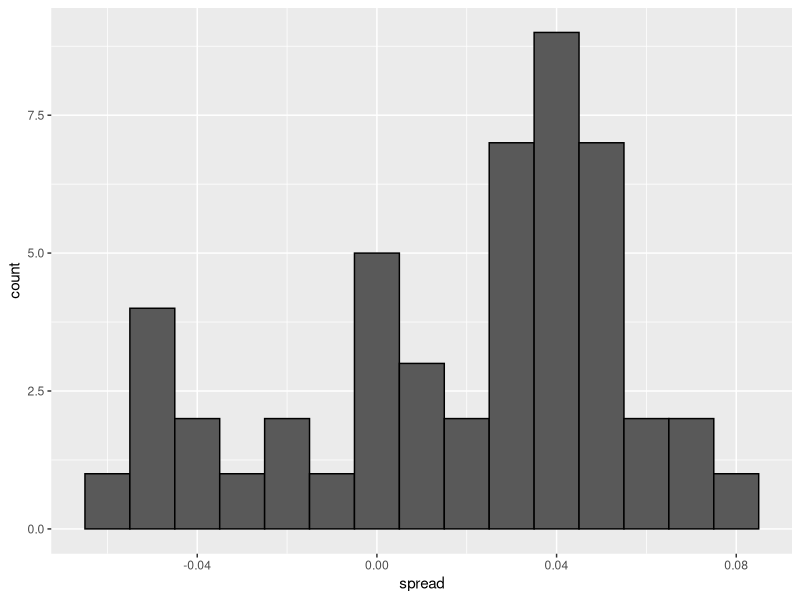
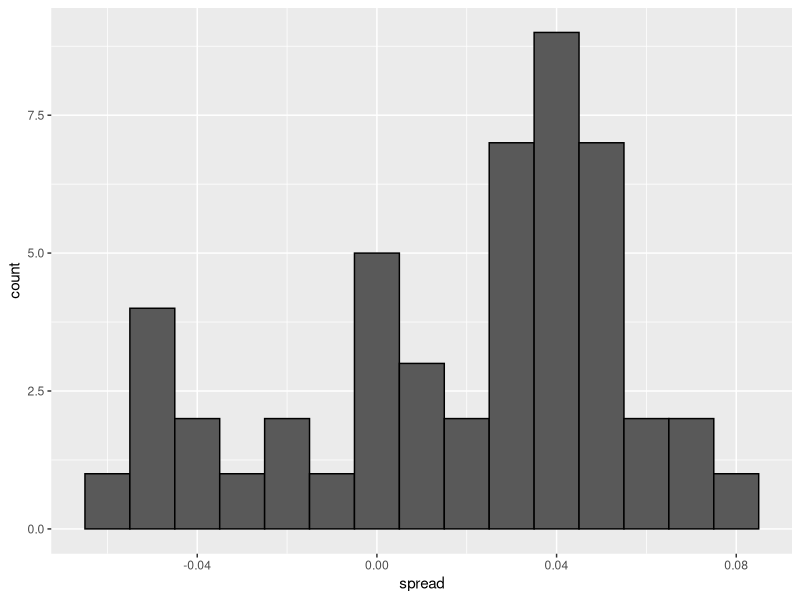

The R script that drew these images, in order:
library(tidyverse)
library(dslabs)
data(polls_us_election_2016)

polls <- polls_us_election_2016 %>% 
  filter(state == "U.S." & enddate >= "2016-10-31" &
           (grade %in% c("A+","A","A-","B+") | is.na(grade)))

polls <- polls %>% 
  mutate(spread = rawpoll_clinton/100 - rawpoll_trump/100)

#estimated spread:
d_hat <- polls %>% 
  summarize(d_hat = sum(spread * samplesize) / sum(samplesize)) %>% 
  pull(d_hat)

#standard error:
p_hat <- (d_hat+1)/2 
moe <- 1.96 * 2 * sqrt(p_hat * (1 - p_hat) / sum(polls$samplesize))
moe

#the data does not appear to be normally distributed:
polls %>%
  ggplot(aes(spread)) +
  geom_histogram(color="black", binwidth = .01)

ggsave("statistical-models/figs/polls_spread.png")
